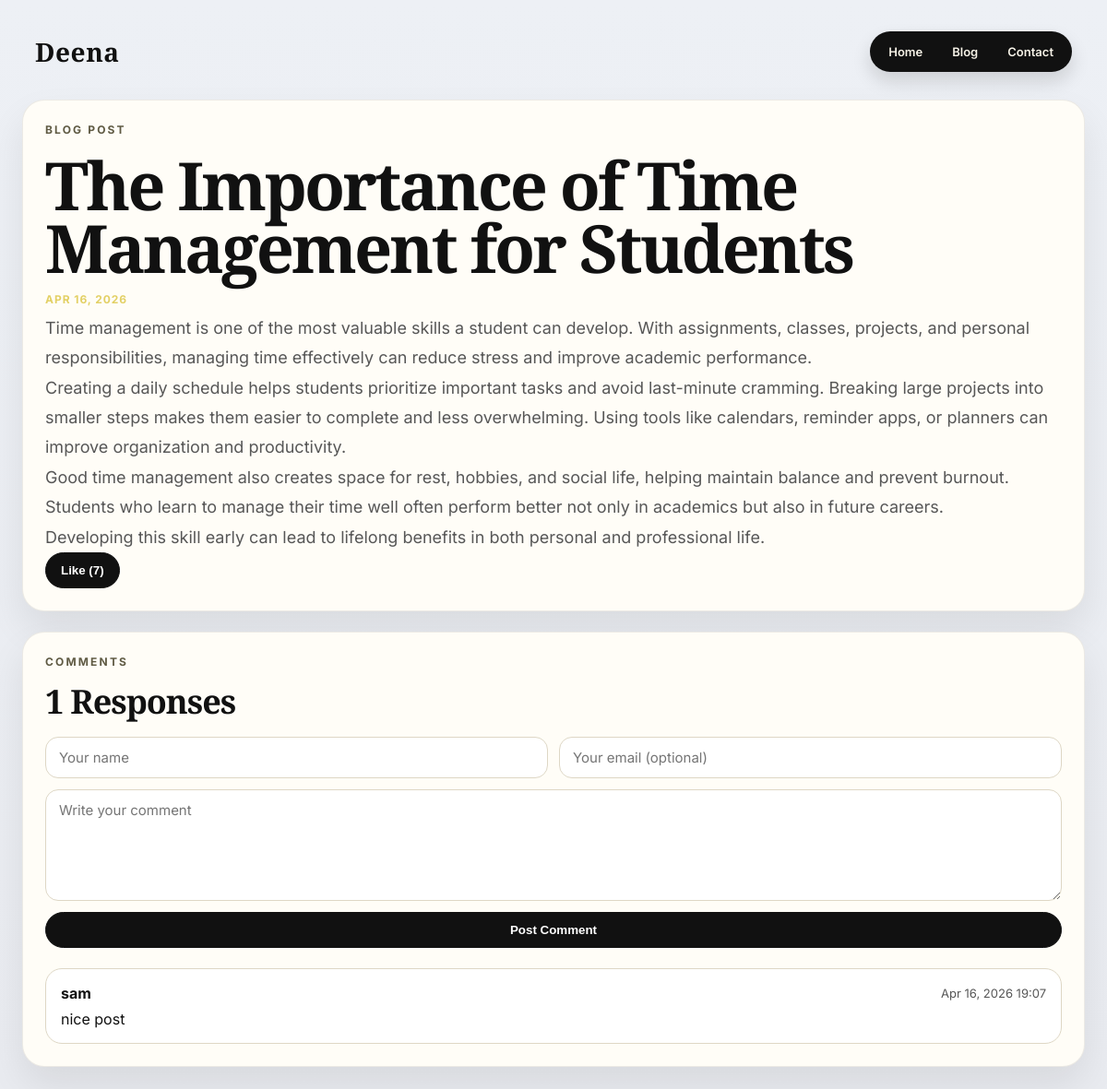
Screenshot of /blog/the-importance-of-time-management-for-students/ with the database file from the repository.
### web/models.py (models this page shows, shortened)
class BlogModel(models.Model):
    title = models.CharField(max_length=100)
    slug = models.SlugField(max_length=120, unique=True, blank=True, null=True)
    date_uploaded = models.DateTimeField(auto_now_add=True)
    image = models.ImageField(upload_to='blog_images/', blank=True, null=True)
    body = models.TextField(max_length=5000)
    likes = models.PositiveIntegerField(default=0)
    class Meta:
        ordering = ['-date_uploaded']

class BlogComment(models.Model):
    blog = models.ForeignKey(BlogModel, on_delete=models.CASCADE, related_name='comments')
    name = models.CharField(max_length=80)
    email = models.EmailField(blank=True)
    content = models.TextField(max_length=1000)
    created_at = models.DateTimeField(auto_now_add=True)
    class Meta:
        ordering = ['-created_at']

### web/views.py (the view, shortened to what this page needs)
# urls.py: path('blog/<slug:slug>/', blog_detail, name='blog_detail'),
def blog_detail(request, slug):
    post = get_object_or_404(BlogModel, slug=slug)
    return render(request, 'blog_detail.html', {'post': post})

### web/templates/blog_detail.html (shortened to what this page needs)
{% load static %}
<!DOCTYPE html>
<html lang="en">
<head>
  <link rel="stylesheet" href="{% static 'web/style.css' %}">
</head>
<body>
  <header class="topbar">
    <div class="logo">Deena</div>
    <nav class="nav-pill" aria-label="Primary navigation">
      <a href="{% url 'index' %}">Home</a>
      <a href="{% url 'blog_list' %}">Blog</a>
      <a href="{% url 'index' %}#contact">Contact</a>
    </nav>
  </header>
  <main class="blog-detail-page">
    <article class="blog-detail-card">
      <p class="eyebrow">Blog Post</p>
      <h1>{{ post.title }}</h1>
      <p class="blog-date">{{ post.date_uploaded|date:"M d, Y" }}</p>
      <div class="blog-detail-body">
        {{ post.body|linebreaks }}
      </div>
      <div class="blog-action-row">
        <form method="post" class="inline-form">
          <button type="submit" class="like-button">Like ({{ post.likes }})</button>
        </form>
      </div>
    </article>
    <section class="comments-card">
      <div class="section-heading">
        <div>
          <p class="eyebrow">Comments</p>
          <h2>{{ post.comments.count }} Responses</h2>
        </div>
      </div>
      <form method="post" class="comment-form">
        <div class="comment-grid">
          <input type="text" name="name" placeholder="Your name" required>
          <input type="email" name="email" placeholder="Your email (optional)">
        </div>
        <textarea name="content" rows="5" placeholder="Write your comment" required></textarea>
        <button type="submit">Post Comment</button>
      </form>
      <div class="comment-list">
        {% for comment in post.comments.all %}
          <article class="comment-item">
            <div class="comment-meta">
              <strong>{{ comment.name }}</strong>
              <span>{{ comment.created_at|date:"M d, Y H:i" }}</span>
            </div>
            <p>{{ comment.content|linebreaksbr }}</p>
          </article>
        {% empty %}
          <p class="section-text">No comments yet. Start the discussion below.</p>
        {% endfor %}
      </div>
    </section>
  </main>
</body>
</html>

### web/static/web/style.css (style rules this page uses)
* { margin: 0; padding: 0; box-sizing: border-box; }
:root { --page-bg: #e9ebf0; --panel: #f7f3e8; --paper: #fffdf7; --ink: #111111; --muted: #575757; --line: #ded7c5; --soft-line: rgba(17, 17, 17, 0.08); --accent: #e3d065; --accent-2: #d6c8a0; --dark: #121212; }
html { scroll-behavior: smooth; }
body { font-family: 'Inter', 'Segoe UI', sans-serif; background: linear-gradient(180deg, #edf0f5 0%, var(--page-bg) 100%); color: var(--ink); padding: 24px; }
.topbar { display: flex; justify-content: space-between; align-items: center; gap: 16px; max-width: 1480px; margin: 0 auto 20px; padding: 10px 14px; }
.logo { font-family: 'Playfair Display', Georgia, serif; font-size: 28px; font-weight: 800; letter-spacing: 0.02em; }
.nav-pill { display: inline-flex; align-items: center; gap: 4px; padding: 6px; border-radius: 999px; background: #111111; box-shadow: 0 10px 20px rgba(17, 17, 17, 0.14); }
.nav-pill a { text-decoration: none; color: #f7f3e8; font-size: 13px; font-weight: 600; padding: 8px 14px; border-radius: 999px; transition: background-color 0.2s ease, color 0.2s ease; }
.eyebrow { font-size: 12px; font-weight: 700; letter-spacing: 0.18em; text-transform: uppercase; color: #5f5a43; margin-bottom: 18px; }
.section-heading { display: flex; justify-content: space-between; gap: 18px; align-items: end; margin-bottom: 20px; }
.section-heading h2, .blog-panel h2, .contact-panel h2 { font-family: 'Playfair Display', Georgia, serif; font-size: clamp(2rem, 3vw, 3rem); line-height: 1; letter-spacing: -0.03em; }
.blog-date { font-size: 12px; font-weight: 700; letter-spacing: 0.08em; text-transform: uppercase; color: var(--accent); margin-bottom: 8px; }
.blog-page, .blog-detail-page { max-width: 1200px; margin: 0 auto; display: grid; gap: 22px; }
.blog-page-hero, .blog-list-card, .blog-detail-card, .comments-card { background: var(--paper); border: 1px solid var(--soft-line); border-radius: 24px; box-shadow: 0 20px 40px rgba(17, 17, 17, 0.08); }
.blog-page-hero h1, .blog-detail-card h1 { font-family: 'Playfair Display', Georgia, serif; font-size: clamp(3rem, 6vw, 5rem); line-height: 0.95; letter-spacing: -0.04em; margin-bottom: 14px; }
.blog-list-card, .blog-detail-card, .comments-card { padding: 24px; }
.blog-list-meta, .blog-action-row, .comment-meta { display: flex; align-items: center; justify-content: space-between; gap: 12px; flex-wrap: wrap; }
.like-button, .comment-form button { background: #111111; color: #ffffff; border-color: #111111; }
.blog-detail-body { font-size: 18px; line-height: 1.8; color: var(--muted); }
.comment-form { display: grid; gap: 12px; margin-bottom: 22px; }
.comment-grid { display: grid; grid-template-columns: repeat(2, minmax(0, 1fr)); gap: 12px; }
.comment-form input, .comment-form textarea { width: 100%; border: 1px solid var(--line); border-radius: 14px; padding: 12px 14px; font-family: inherit; font-size: 15px; background: #ffffff; }
.comment-list { display: grid; gap: 14px; }
.comment-item { padding: 16px; border-radius: 18px; border: 1px solid var(--line); background: #ffffff; }
.comment-meta { margin-bottom: 8px; }
.comment-meta span { color: var(--muted); font-size: 13px; }
button { padding: 11px 16px; border: 1px solid rgba(17, 17, 17, 0.15); border-radius: 999px; background: #ffffff; color: #111111; font-weight: 700; cursor: pointer; transition: transform 0.2s ease, background-color 0.2s ease, color 0.2s ease; }

### rows the page displays
BlogModel: title "The Importance of Time Management for Students", date_uploaded "APR 16, 2026", body "Time management is one of the most valuable skills a student can develop. With assignments, classes, projects, and personal responsibilities, managing time effectively can reduce stress and improve academic performance. Creating a daily schedule helps students prioritize important tasks and avoid last-minute cramming. Breaking large projects into smaller steps makes them easier to complete and less overwhelming. Using tools like calendars, reminder apps, or planners can improve organization and productivity. Good time management also creates space for rest, hobbies, and social life, helping maintain balance and prevent burnout. Students who learn to manage their time well often perform…", likes "7", comments.count "1"
BlogComment: name "sam", created_at "Apr 16, 2026 19:07", content "nice post"
